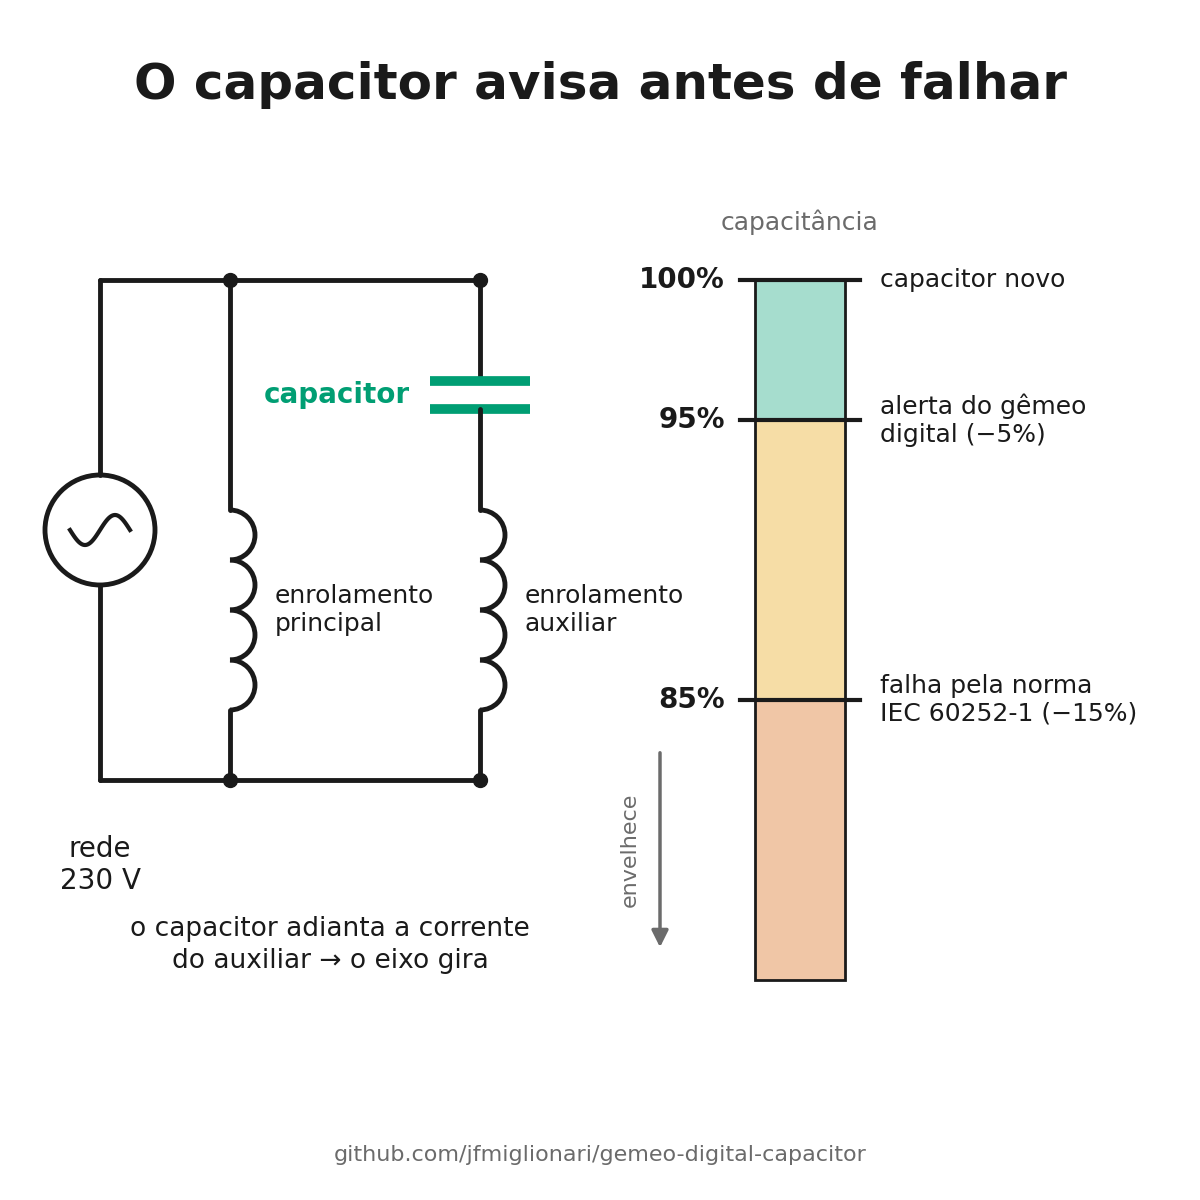

The script that saved this image:
"""Imagem do post 0 do LinkedIn: o motor PSC e a vida do capacitor.

Gera figuras/post0_capacitor.png (1200 x 1200 px). Rodar da raiz do repositório:
    python figuras/post0_capacitor.py
"""
import json
from pathlib import Path

import matplotlib.pyplot as plt
import numpy as np
from matplotlib.patches import Arc, Circle, Rectangle

RAIZ = Path(__file__).resolve().parent.parent

# Tensão da rede: motor de referência (Ghial et al., 2014) em dados/referencia/
with open(RAIZ / "dados" / "referencia" / "motor_ghial_2014.json") as f:
    motor = json.load(f)


V_REDE = motor["medido_em_operacao"]["V_V"]  # 230 V, ponto de operação do V1

# Critérios do gêmeo: ADR 0004 (alerta C/C0 <= 0,95; falha C/C0 <= 0,85, IEC 60252-1)
C_NOVO = 100
C_ALERTA = 95
C_FALHA = 85

# Paleta Okabe-Ito (segura para daltonismo): só 3 cores além do preto/cinza
VERDE = "#009E73"
AMBAR = "#E69F00"
VERMELHO = "#D55E00"
CINZA = "#6B6B6B"
PRETO = "#1A1A1A"

# 12 x 12 polegadas a 100 dpi = 1200 x 1200 px; 1 pt = 1,39 px, então 16 pt ~ 22 px
fig = plt.figure(figsize=(12, 12), dpi=100, facecolor="white")
ax = fig.add_axes([0, 0, 1, 1])
ax.set_xlim(0, 12)
ax.set_ylim(0, 12)
ax.axis("off")

LW = 3.5  # espessura dos fios
fio = dict(color=PRETO, lw=LW, solid_capstyle="round")

# ---------- Título e rodapé ----------
ax.text(6, 11.15, "O capacitor avisa antes de falhar", ha="center", va="center",
        fontsize=36, fontweight="bold", color=PRETO)
ax.text(6, 0.45, "github.com/jfmiglionari/gemeo-digital-capacitor", ha="center",
        va="center", fontsize=16, color=CINZA)


# ---------- ESQUERDA: esquemático do motor PSC ----------
def bobina(x, y_topo, y_base, voltas=4):
    """Enrolamento: semicírculos empilhados na vertical."""
    passo = (y_topo - y_base) / voltas
    r = passo / 2
    for i in range(voltas):
        yc = y_topo - r - i * passo
        ax.add_patch(Arc((x, yc), 2 * r, 2 * r, theta1=-90, theta2=90,
                         color=PRETO, lw=LW))


X_FONTE, X_R1, X_R2 = 1.0, 2.3, 4.8  # posições da fonte e dos dois ramos
Y_SUP, Y_INF = 9.2, 4.2              # barramentos superior e inferior

# fonte AC
R_FONTE = 0.55
Y_FONTE = (Y_SUP + Y_INF) / 2
ax.add_patch(Circle((X_FONTE, Y_FONTE), R_FONTE, fill=False, color=PRETO, lw=LW))
t = np.linspace(-np.pi, np.pi, 100)
ax.plot(X_FONTE + 0.3 * t / np.pi, Y_FONTE + 0.15 * np.sin(t), color=PRETO, lw=3)
ax.plot([X_FONTE, X_FONTE], [Y_FONTE + R_FONTE, Y_SUP], **fio)
ax.plot([X_FONTE, X_FONTE], [Y_INF, Y_FONTE - R_FONTE], **fio)
ax.text(X_FONTE, Y_INF - 0.55, f"rede\n{V_REDE:.0f} V", ha="center", va="top",
        fontsize=20, color=PRETO, linespacing=1.2)

# barramentos (ramos em paralelo)
ax.plot([X_FONTE, X_R2], [Y_SUP, Y_SUP], **fio)
ax.plot([X_FONTE, X_R2], [Y_INF, Y_INF], **fio)
for x in (X_R1, X_R2):
    ax.plot(x, Y_SUP, "o", color=PRETO, ms=10)
    ax.plot(x, Y_INF, "o", color=PRETO, ms=10)

Y_BOB_TOPO, Y_BOB_BASE = 6.9, 4.9

# ramo 1: enrolamento principal
ax.plot([X_R1, X_R1], [Y_SUP, Y_BOB_TOPO], **fio)
bobina(X_R1, Y_BOB_TOPO, Y_BOB_BASE)
ax.plot([X_R1, X_R1], [Y_BOB_BASE, Y_INF], **fio)
ax.text(X_R1 + 0.45, (Y_BOB_TOPO + Y_BOB_BASE) / 2, "enrolamento\nprincipal",
        ha="left", va="center", fontsize=18, color=PRETO, linespacing=1.2)

# ramo 2: capacitor (destacado) em série com o enrolamento auxiliar
Y_CAP = 8.05
GAP, LARG = 0.14, 0.5
ax.plot([X_R2, X_R2], [Y_SUP, Y_CAP + GAP], **fio)
ax.plot([X_R2 - LARG, X_R2 + LARG], [Y_CAP + GAP] * 2, color=VERDE, lw=7,
        solid_capstyle="butt")
ax.plot([X_R2 - LARG, X_R2 + LARG], [Y_CAP - GAP] * 2, color=VERDE, lw=7,
        solid_capstyle="butt")
ax.text(X_R2 - LARG - 0.2, Y_CAP, "capacitor", ha="right", va="center",
        fontsize=20, fontweight="bold", color=VERDE)
ax.plot([X_R2, X_R2], [Y_CAP - GAP, Y_BOB_TOPO], **fio)
bobina(X_R2, Y_BOB_TOPO, Y_BOB_BASE)
ax.plot([X_R2, X_R2], [Y_BOB_BASE, Y_INF], **fio)
ax.text(X_R2 + 0.45, (Y_BOB_TOPO + Y_BOB_BASE) / 2, "enrolamento\nauxiliar",
        ha="left", va="center", fontsize=18, color=PRETO, linespacing=1.2)

# legenda do papel do capacitor
ax.text((X_FONTE + X_R2) / 2 + 0.4, 2.55, "o capacitor adianta a corrente\ndo auxiliar → o eixo gira",
        ha="center", va="center", fontsize=19, color=PRETO, linespacing=1.3)

# ---------- DIREITA: a vida do capacitor ----------
X_BARRA, L_BARRA = 7.55, 0.9
C_MIN = 75  # base da barra (%), só para mostrar a zona de falha


def y_de(c):
    """Converte capacitância (%) em altura na figura (escala linear)."""
    return 2.2 + (c - C_MIN) / (C_NOVO - C_MIN) * 7.0


faixas = [(C_ALERTA, C_NOVO, VERDE), (C_FALHA, C_ALERTA, AMBAR), (C_MIN, C_FALHA, VERMELHO)]
for c_base, c_topo, cor in faixas:
    ax.add_patch(Rectangle((X_BARRA, y_de(c_base)), L_BARRA, y_de(c_topo) - y_de(c_base),
                           facecolor=cor, alpha=0.35, edgecolor="none"))
ax.add_patch(Rectangle((X_BARRA, y_de(C_MIN)), L_BARRA, y_de(C_NOVO) - y_de(C_MIN),
                       fill=False, edgecolor=PRETO, lw=2))

ax.text(X_BARRA + L_BARRA / 2, y_de(C_NOVO) + 0.45, "capacitância", ha="center",
        va="bottom", fontsize=18, color=CINZA)

marcas = [
    (C_NOVO, "capacitor novo", PRETO),
    (C_ALERTA, f"alerta do gêmeo\ndigital (−{C_NOVO - C_ALERTA}%)", PRETO),
    (C_FALHA, f"falha pela norma\nIEC 60252-1 (−{C_NOVO - C_FALHA}%)", PRETO),
]
for c, rotulo, cor in marcas:
    y = y_de(c)
    ax.plot([X_BARRA - 0.15, X_BARRA + L_BARRA + 0.15], [y, y], color=cor, lw=3)
    ax.text(X_BARRA - 0.3, y, f"{c}%", ha="right", va="center", fontsize=20,
            fontweight="bold", color=cor)
    ax.text(X_BARRA + L_BARRA + 0.35, y, rotulo, ha="left", va="center",
            fontsize=18, color=cor, linespacing=1.2)

# seta do envelhecimento
ax.annotate("", xy=(X_BARRA - 0.95, y_de(C_MIN) + 0.3), xytext=(X_BARRA - 0.95, y_de(C_FALHA) - 0.5),
            arrowprops=dict(arrowstyle="-|>", color=CINZA, lw=2.5, mutation_scale=25))
ax.text(X_BARRA - 1.15, (y_de(C_MIN) + y_de(C_FALHA)) / 2 - 0.1, "envelhece",
        ha="right", va="center", fontsize=16, color=CINZA, rotation=90)

fig.savefig(Path(__file__).with_suffix(".png"), dpi=100, facecolor="white")
print("salvo:", Path(__file__).with_suffix(".png"))
